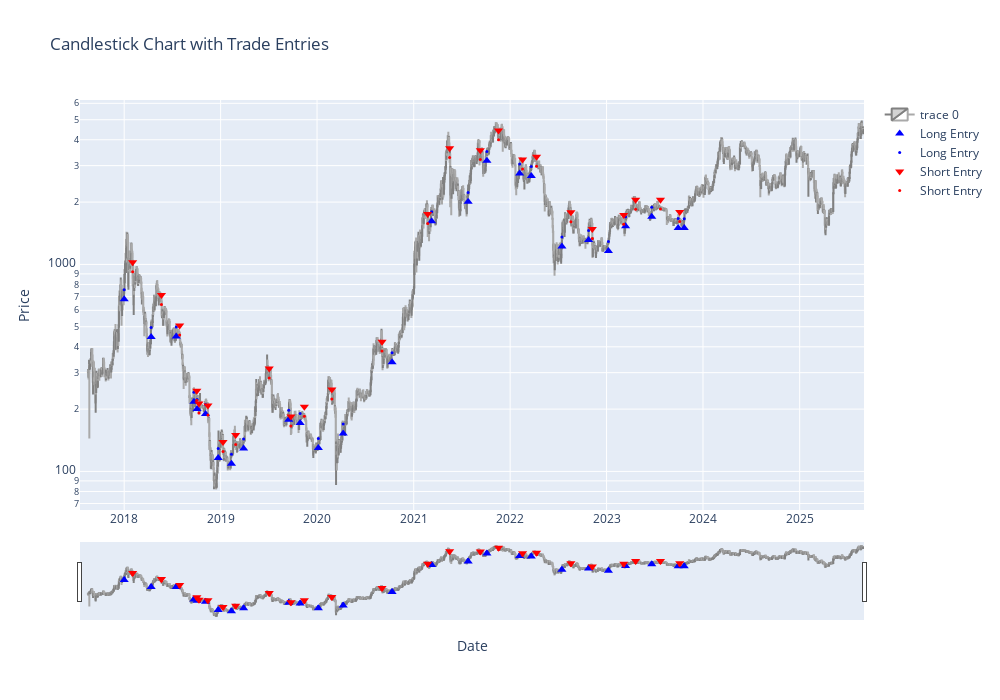

Notebook cell for this chart:
### Code cell
# Produce Trades and Equity Data (for plots)
tradesETH1_IS = op.backtest(dataETH, indicator_names, long_filters, short_filters, paramsETH1, mode, 'tradesDF', backtest_startdate, backtest_enddate)
equityETH1_IS = op.backtest(dataETH, indicator_names, long_filters, short_filters, paramsETH1, mode, 'equityDF', backtest_startdate,backtest_enddate)

# Plot Candlestick Chart for Trade Visualisation
plot.candleChart(dataETH, tradesETH1_IS, mode)
